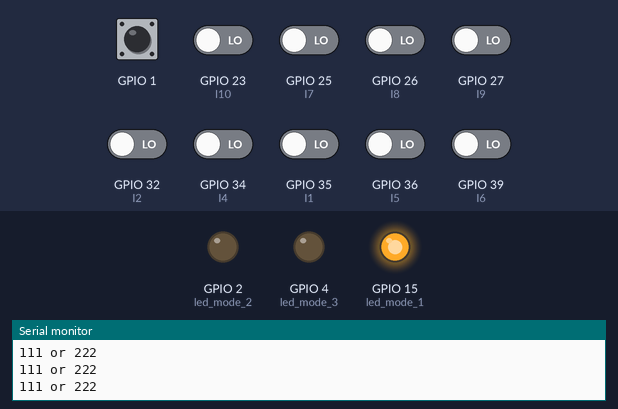
A sketch run on a simulated ESP32. Shown: output pins drawn as LEDs (lit = HIGH), the last lines printed to the serial monitor. Dashed ring = blinking. Inputs (shaded band) come from the test bench; at power-on: GPIO 1, GPIO 23 (I10), GPIO 25 (I7), GPIO 26 (I8), GPIO 27 (I9), GPIO 32 (I2), GPIO 34 (I4), GPIO 35 (I1), GPIO 36 (I5), GPIO 39 (I6) LOW.

Above: at 1.2 s.
1.3 s: GPIO 1 driven HIGH
At 2.0 s:
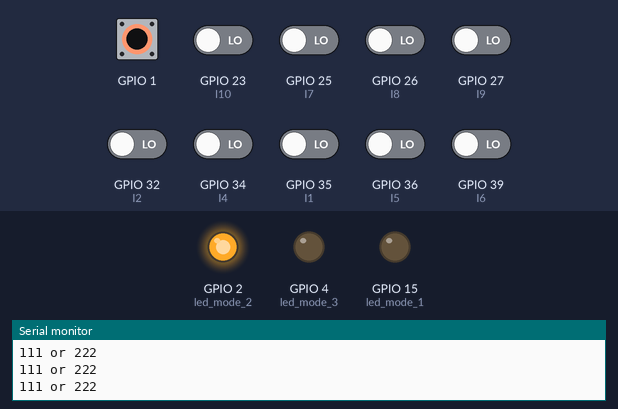
4.3 s: GPIO 1 pulsed LOW 5 times (0.12 s each, 0.3 s apart)
At 4.58 s:
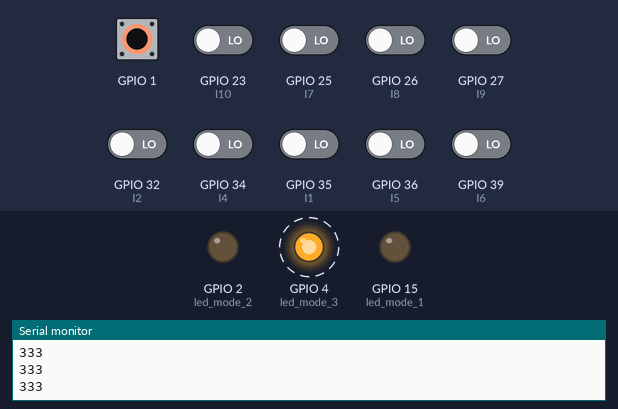
10.3 s: GPIO 1 pulsed LOW 5 times (0.12 s each, 0.3 s apart)
At 12.9 s:
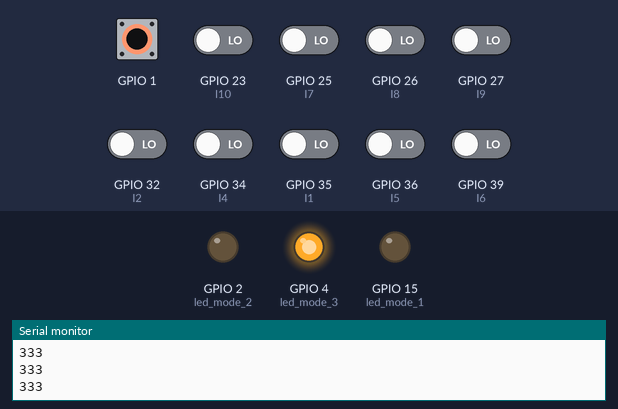
Timing chart, 0 to 14.3 s (numbered marks = the images above; inputs shaded):
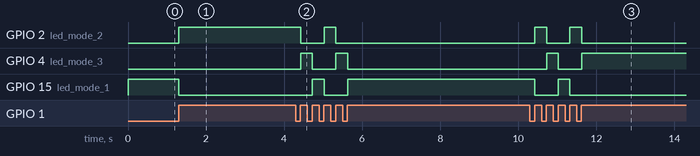

Measured:
- after the input at 1.3 s, GPIO 2 (led_mode_2): LOW → HIGH at once; GPIO 15 (led_mode_1): HIGH → LOW at once
- after the input at 4.3 s, GPIO 2 (led_mode_2): HIGH → LOW after 0.13 s, → HIGH 0.60 s later, → LOW 0.30 s later; GPIO 4 (led_mode_3): alternates HIGH for 0.30 s and LOW for 0.60 s, 4 changes in all, then stays LOW, starting after 0.13 s; GPIO 15 (led_mode_1): LOW → HIGH after 0.43 s, → LOW 0.30 s later, → HIGH 0.60 s later
- after the input at 10.3 s, GPIO 2 (led_mode_2): alternates HIGH for 0.30 s and LOW for 0.60 s, 4 changes in all, then stays LOW, starting after 0.13 s; GPIO 4 (led_mode_3): LOW → HIGH after 0.43 s, → LOW 0.30 s later, → HIGH 0.60 s later; GPIO 15 (led_mode_1): HIGH → LOW after 0.13 s, → HIGH 0.60 s later, → LOW 0.30 s later

The sketch:

Quizz_game_light_project_2_arduino_mini.ino
```cpp
#define I1 35
#define I2 32
#define I3 32
#define I4 34
#define I5 36
#define I6 39
#define I7 25
#define I8 26
#define I9 27
#define I10 23
#define bt_reset 19
#define bt_mode 18
#define led_mode_1 15
#define led_mode_2 2
#define led_mode_3 4
#define pin_RX 22
#define pin_TX 21

//configuration
int speaker_sound_delay = 1000;

int state = 0;
int mode = 1;
int first = 0;
int second = 0;
int third = 0;

int pressed = 0;
unsigned long previous_time=0;

struct light{
  int board;  // mini 1 and 2
  String pin;
};

struct button{
  int pin;
};
struct player{
  int button;
  light red; //first
  light orange; //second
  light green;  //third
};

struct light Obuzzer = {1,"O16"};
struct light lights[30] = {{1,"O1"},{1,"O2"},{1,"O3"},{1,"O4"},{1,"O5"},{1,"O6"},{1,"O7"},{1,"O8"},{1,"O9"},{1,"O10"},{1,"O11"},{1,"O12"},{1,"O13"},{1,"O14"},{1,"O15"},{2,"O1"},{2,"O2"},{2,"O3"},{2,"O4"},{2,"O5"},{2,"O6"},{2,"O7"},{2,"O8"},{2,"O9"},{2,"O10"},{2,"O11"},{2,"O12"},{2,"O13"},{2,"O14"},{2,"O15"}};
struct player players[10] = {{I1,lights[0],lights[1],lights[2]},{I2,lights[3],lights[4],lights[5]},{I3,lights[6],lights[7],lights[8]},{I4,lights[9],lights[10],lights[11]},{I5,lights[12],lights[13],lights[14]},{I6,lights[15],lights[16],lights[17]},{I7,lights[18],lights[19],lights[20]},{I8,lights[21],lights[22],lights[23]},{I9,lights[24],lights[25],lights[26]},{I10,lights[27],lights[28],lights[29]}};

void pressed_I1();
void pressed_I2();
void pressed_I3();
void pressed_I4();
void pressed_I5();
void pressed_I6();
void pressed_I7();
void pressed_I8();
void pressed_I9();
void pressed_I10();
void pressed_reset();
void pressed_mode_change();

void setup() {
  // put your setup code here, to run once:
  Serial2.begin(115200,SERIAL_8N1,pin_RX,pin_TX);
  Serial.begin(9600);
  Serial.println("Quiizz Game");

  pinMode(players[0].button, INPUT);
  pinMode(players[1].button, INPUT);
  pinMode(players[2].button, INPUT);
  pinMode(players[3].button, INPUT);
  pinMode(players[4].button, INPUT);
  pinMode(players[5].button, INPUT);
  pinMode(players[6].button, INPUT);
  pinMode(players[7].button, INPUT);
  pinMode(players[8].button, INPUT);
  pinMode(players[9].button, INPUT);
  pinMode(players[10].button, INPUT);

	pinMode(bt_reset, INPUT);
  pinMode(bt_mode, INPUT);
  pinMode(led_mode_1, OUTPUT);
  pinMode(led_mode_2, OUTPUT);
  pinMode(led_mode_3, OUTPUT);

	attachInterrupt(players[0].button, pressed_I1,RISING);
	attachInterrupt(players[1].button, pressed_I2,RISING);
	attachInterrupt(players[2].button, pressed_I3,RISING);
	attachInterrupt(players[3].button, pressed_I4,RISING);
	attachInterrupt(players[4].button, pressed_I5,RISING);
	attachInterrupt(players[5].button, pressed_I6,RISING);
	attachInterrupt(players[6].button, pressed_I7,RISING);
	attachInterrupt(players[7].button, pressed_I8,RISING);
	attachInterrupt(players[8].button, pressed_I9,RISING);
	attachInterrupt(players[9].button, pressed_I10,RISING);
	attachInterrupt(players[bt_reset].button, pressed_reset,RISING);
	attachInterrupt(players[bt_mode].button, pressed_mode_change,RISING);

  digitalWrite(led_mode_1,HIGH);

}

void loop() {
  // put your main code here, to run repeatedly:
  if(mode==3){
    Serial.println("333");
    testing();
  }
  else{
    Serial.println("111 or 222");
    chageLightState();
  }
  if(pressed==1){
    Serial.println(Obuzzer.board+" "+Obuzzer.pin);
    send_data("1 "+Obuzzer.pin);
    send_data("2 "+Obuzzer.pin);
    previous_time = millis();
    pressed=2;
  }

}
void send_data(String data){
  Serial2.println(data);
}

void trigger_light(struct player player_temp, String color){
  if(color=="green"){
    send_data(player_temp.green.board + " " +player_temp.green.pin);
  }
  else if(color=="orange"){
    send_data(player_temp.orange.board + " " +player_temp.orange.pin);
  }
  else if(color=="red"){
    send_data(player_temp.red.board + " " +player_temp.red.pin);
  }
  else if (color=="all"){
    send_data(player_temp.green.board + " " +player_temp.green.pin);
    send_data(player_temp.orange.board + " " +player_temp.orange.pin);
    send_data(player_temp.red.board + " " +player_temp.red.pin);
  }
}

void chageLightState(){
  if (mode==1){
    if (first!=0){
      trigger_light(players[--first],"green");
      first==0;
    }
    if(second!=0){
      trigger_light(players[--second],"orange");
      second==0;
    }
    if(third!=0){
      trigger_light(players[--third],"red");
      third==0;
    }
  }
  else if(mode==2){
    if (first!=0){
      trigger_light(players[--first],"green");
      first==0;
    }
  }
}

void testing(){
  if(digitalRead(I1)==HIGH){
    while(digitalRead(I1)==HIGH);
    trigger_light(players[0],"all");
  }
  if(digitalRead(I2)==HIGH){
    while(digitalRead(I2)==HIGH);
    trigger_light(players[1],"all");
  }
  if(digitalRead(I3)==HIGH){
    while(digitalRead(I3)==HIGH);
    trigger_light(players[2],"all");
  }
  if(digitalRead(I4)==HIGH){
    while(digitalRead(I4)==HIGH);
    trigger_light(players[3],"all");
  }
  if(digitalRead(I5)==HIGH){
    while(digitalRead(I5)==HIGH);
    trigger_light(players[4],"all");
  }
  if(digitalRead(I6)==HIGH){
    while(digitalRead(I6)==HIGH);
    trigger_light(players[5],"all");
  }
  if(digitalRead(I7)==HIGH){
    while(digitalRead(I7)==HIGH);
    trigger_light(players[6],"all");
  }
  if(digitalRead(I8)==HIGH){
    while(digitalRead(I8)==HIGH);
    trigger_light(players[7],"all");
  }
  if(digitalRead(I9)==HIGH){
    while(digitalRead(I9)==HIGH);
    trigger_light(players[8],"all");
  }
  if(digitalRead(I10)==HIGH){
    while(digitalRead(I10)==HIGH);
    trigger_light(players[9],"all");
  }
}

//interept pins
void IRAM_ATTR pressed_reset(){
  state=0;
  first==0;
  second=0;
  third=0;
  send_data("ALL OFF");
  Serial.println("reset");
}
void IRAM_ATTR pressed_mode_change(){
  Serial.println("mode");
    if(mode==1){
      mode=2;
      digitalWrite(led_mode_1,LOW);
      digitalWrite(led_mode_2,HIGH);
      Serial.println("mode 2");
    }
    else if(mode==2){
      mode=3;
      digitalWrite(led_mode_2,LOW);
      digitalWrite(led_mode_3,HIGH);
      Serial.println("mode 3");
    }
    else{
      mode=1;
      digitalWrite(led_mode_3,LOW);
      digitalWrite(led_mode_1,HIGH);
      Serial.println("mode 1");
    }
}

void IRAM_ATTR setLightState(int bt_number){
  pressed=1;
  if(bt_number!=first && bt_number!=second && bt_number!=third){
    if (state==0){
      first = bt_number;
      state=1;
    }
    else if(state==1){
      second = bt_number;
      state=2;
    }
    else if(state==2){
      third = bt_number;
      state=3;
    }
  }
}

void IRAM_ATTR pressed_I1(){
  setLightState(1);
}
void IRAM_ATTR pressed_I2(){
 setLightState(2);
}
void IRAM_ATTR pressed_I3(){
 setLightState(3);
}
void IRAM_ATTR pressed_I4(){
 setLightState(4);
}
void IRAM_ATTR pressed_I5(){
 setLightState(5);
}
void IRAM_ATTR pressed_I6(){
 setLightState(6);
}
void IRAM_ATTR pressed_I7(){
 setLightState(7);
}
void IRAM_ATTR pressed_I8(){
 setLightState(8);
}
void IRAM_ATTR pressed_I9(){
 setLightState(9);
}
void IRAM_ATTR pressed_I10(){
 setLightState(10);
}
```
